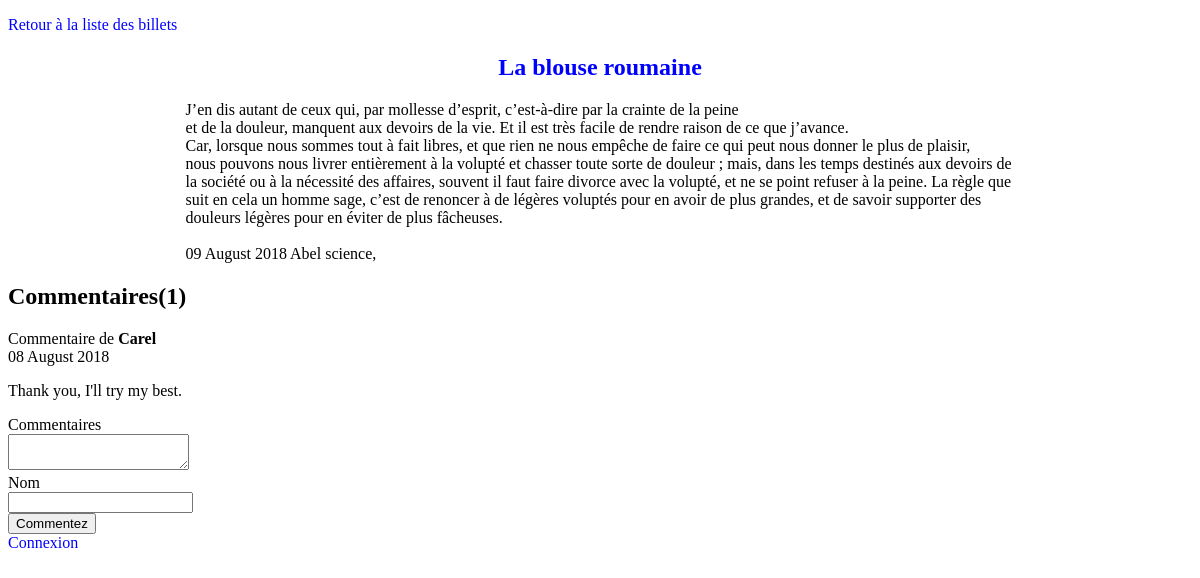
The app's page /index.php?action=post&id=3 with its own data.
### tables this page shows
create table t_post (
    pst_id integer not null primary key auto_increment,
    pst_title varchar(150) not null,
    pst_content text not null,
    pst_date datetime not null
);

create table t_tag (
    tag_id integer not null primary key auto_increment,
    tag_name varchar(30) not null
);

create table t_comment (
    cmt_id integer not null primary key auto_increment,
    cmt_content text not null,
    pst_id integer not null,
    cmt_author varchar(30) not null,
    cmt_date datetime not null,
    cmt_email varchar(30),
    cmt_web varchar(50),
     
    constraint fk_cmt_pst foreign key(pst_id) references t_post(pst_id)
     
);

### controller/frontend.php (called while the page is built, shortened)
<?php
require_once('model/PostManager.php');
require_once('model/CommentManager.php');
require_once('model/TagManager.php');
function post() {
  $postManager = new PostManager();
  $commentManager = new CommentManager();
  $tagManager = new TagManager();
  $post = $postManager->getPost($_GET['id']);
  $comments = $commentManager->getComments($_GET['id']);
  $tags = $tagManager->getTags($_GET['id']);
  $cmt_number = $commentManager->countComments($_GET['id']);
  require('view/frontend/postView.php');
}

### model/PostManager.php (called while the page is built, shortened)
<?php
class PostManager extends Manager
{
  public function getPost($postId)
  {
    $db_conct = $this->dbConnect();
    $sql = 'SELECT pst_id, pst_title, pst_content, DATE_FORMAT(pst_date, \'%d %M %Y\') AS pst_date_fr FROM t_post WHERE pst_id = ?';
    $stmt = $db_conct->prepare($sql);
    $stmt->execute(array($postId));
    $post = $stmt->fetch();
    return $post;
  }
}

### model/TagManager.php (called while the page is built, shortened)
<?php
class TagManager extends Manager
{
  public function getTags($postId)
  {
    $db_conct = $this->dbConnect();
    $sql = 'SELECT tag_name
            FROM t_tag tg
            INNER JOIN t_pst_tag pTg
            ON pTg.tag_id = tg.tag_id
            INNER JOIN t_post p
            ON p.pst_id = tg.tag_id
            WHERE pTg.pst_id = ?';
      $tags = $db_conct->prepare($sql);
      $tags->execute(array($postId));
      return $tags;
  }
}

### model/CommentManager.php (called while the page is built, shortened)
<?php
class CommentManager extends Manager
{
  public function getComments($postId)
  {
    $db_conct = $this->dbConnect();
      $comments = $db_conct->prepare('SELECT cmt_id, cmt_content, cmt_author, DATE_FORMAT(cmt_date, \'%d %M %Y\') AS cmt_date_fr FROM t_comment WHERE pst_id = ? ORDER BY cmt_date DESC');
      $comments->execute(array($postId));
    return $comments;
  }
  public function countComments($postId)
  {
    $db_conct = $this->dbConnect();
    $number = $db_conct->prepare('SELECT COUNT(*) AS nb FROM t_comment WHERE pst_id = ?');
    $number->execute(array($postId));
    $cmt_number = $number->fetch();
    return $cmt_number;
  }
}

### view/frontend/postView.php (the view, shortened to what this page needs)
<p><a href="index.php">Retour à la liste des billets</a></p>
    <div class="post">
      <article class="">
        <header class="entry-header">
          <h1>
            <a href="index.php?action=post&amp;id=<?php echo $post['pst_id']; ?>"><?php echo htmlspecialchars ($post['pst_title']); ?></a>
          </h1>
        </header>
        <div class="entry-content">
          <?php echo nl2br(htmlspecialchars ($post['pst_content'])); ?>
        </div>
<br>
        <footer class="entry-footer">
          <span class="posted-on"><?php echo $post['pst_date_fr']; ?></span>
          <span class="by">Abel</span>
          <span class="">
            <?php
              while ($tag = $tags->fetch()) {
                  echo $tag['tag_name']. ', ';
              }
            ?>
          </span>
        </footer>
      </article>
    </div>
    <h2>Commentaires(<?php echo $cmt_number['nb']; ?>)</h2>
<?php
    while ($comment = $comments->fetch())
    {
?>
      <p> Commentaire de <strong> <?php echo htmlentities($comment['cmt_author']); ?></strong><br>
        <?php echo $comment['cmt_date_fr']; ?>
      </p>
      <p>
        <?php echo nl2br(htmlspecialchars($comment['cmt_content'])); ?>
      </p>
<?php
  }
?>
<form class="" action="index.php?action=addComment&amp;id=<?php echo $post['pst_id']; ?>" method="post">
  <div>
    <label for="comment">Commentaires</label><br>
    <textarea name="comment" id="comment"></textarea>
  </div>
  <div class="">
    <label for="author">Nom</label><br>
    <input type="text" name="author" id="author">
  </div>
  <div class="">
    <input type="submit" value="Commentez">
  </div>
</form>
<?php require('template.php'); ?>

### public/css/style.css (style rules this page uses)
h1, h3 { text-align:center; }
.post { width:70%; margin:auto; }
a { text-decoration: none; color: blue; }

### records on screen
t_post: pst_title "La blouse roumaine", pst_content "J’en dis autant de ceux qui, par mollesse d’esprit, c’est-à-dire par la crainte de la peine et de la douleur, manquent aux devoirs de la vie. Et il est très facile de rendre raison de ce que j’avance. Car, lorsque nous sommes tout à fait libres, et que rien ne nous empêche de faire ce qui peut nous donner le plus de plaisir, nous pouvons nous livrer entièrement à la volupté et chasser toute sorte de douleur ; mais, dans les temps destinés aux devoirs de la société ou à la nécessité des affaires, souvent il faut faire divorce avec la volupté, et ne se point refuser à la peine. La règle que suit en cela un homme sage, c’est de renoncer à de légères voluptés pour en avoir de plus grandes, et…"
t_tag: tag_name "science"
t_comment: cmt_author "Carel", cmt_date_fr "08 August 2018", cmt_content "Thank you, I'll try my best."

### other values on screen
$post['pst_date_fr'] "09 August 2018"
$cmt_number['nb'] "1"
